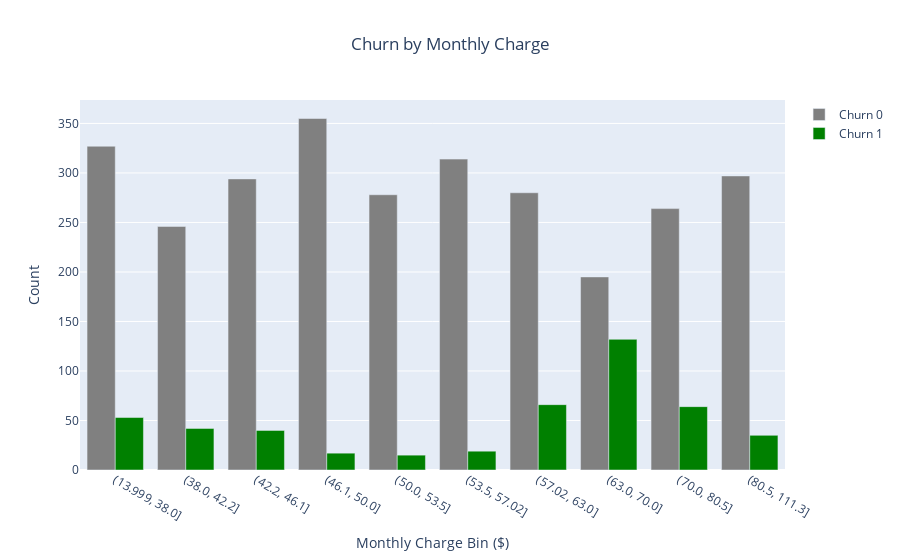

Notebook source saved alongside this figure:
### Code cell
# Plot for MonthlyCharge
data['MonthlyCharge_bin'] = pd.qcut(data['MonthlyCharge'], q=10)
monthly_charge_churn = data.groupby(['MonthlyCharge_bin', 'Churn']).size().unstack(fill_value=0)
fig = go.Figure()
fig.add_trace(go.Bar(x=monthly_charge_churn.index.astype(str), 
                     y=monthly_charge_churn[0], name='Churn 0', 
                     marker_color='grey'))
fig.add_trace(go.Bar(x=monthly_charge_churn.index.astype(str), 
                     y=monthly_charge_churn[1], name='Churn 1', 
                     marker_color='green'))
fig.update_layout(barmode='group', title='Churn by Monthly Charge', title_x=0.5,
                  xaxis_title='Monthly Charge Bin ($)', yaxis_title='Count')
fig.show()

### Figure 1 — Plotly figure (JSON) as saved in the notebook; plotly's stock layout.template omitted (floating-point values rounded to 4 significant figures)
{"data": [{"marker": {"color": "grey"}, "name": "Churn 0", "type": "bar", "x": ["(13.999, 38.0]", "(38.0, 42.2]", "(42.2, 46.1]", "(46.1, 50.0]", "(50.0, 53.5]", "(53.5, 57.02]", "(57.02, 63.0]", "(63.0, 70.0]", "(70.0, 80.5]", "(80.5, 111.3]"], "y": [327, 246, 294, 355, 278, 314, 280, 195, 264, 297]}, {"marker": {"color": "green"}, "name": "Churn 1", "type": "bar", "x": ["(13.999, 38.0]", "(38.0, 42.2]", "(42.2, 46.1]", "(46.1, 50.0]", "(50.0, 53.5]", "(53.5, 57.02]", "(57.02, 63.0]", "(63.0, 70.0]", "(70.0, 80.5]", "(80.5, 111.3]"], "y": [53, 42, 40, 17, 15, 19, 66, 132, 64, 35]}], "layout": {"barmode": "group", "title": {"text": "Churn by Monthly Charge", "x": 0.5}, "xaxis": {"title": {"text": "Monthly Charge Bin ($)"}}, "yaxis": {"title": {"text": "Count"}}}}
